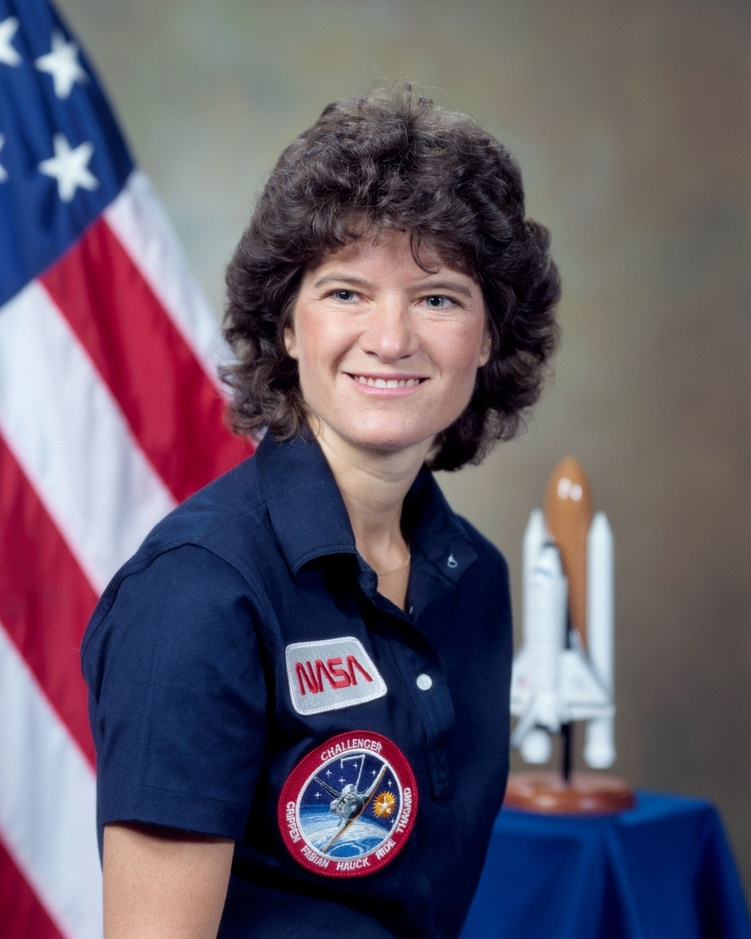
#> input picture assets/sample/sample-portrait.jpg, 751 x 939 px, shrunk from 1120 x 1400 before the run
$ python -i hair.py   (imports and definitions only)   (older library calls are emulated)
#> lines starting #> are read from the running program, lines starting #| are printed output that depends on the picture
"""머리카락·모자처럼 결이 있는 어두운 덩어리를 긴 흐름선으로 다시 그립니다.

선화 모델은 머리카락을 짧은 조각으로 그립니다. 조각을 이어도 한 올의 흐름이 되지 않아,
여기서는 사진의 결 방향(구조 텐서)을 따라 고르게 떨어진 흐름선을 새로 만듭니다
(Jobard & Lefer 1997, Evenly-spaced streamlines; Kang et al. 2007, Coherent line drawing의 흐름장).
덩어리의 윤곽과 모자 접힘선 같은 긴 구조선은 선화에서 그대로 쓰고, 흐름선은 그 선을 넘지 않습니다.
"""

import cv2
import numpy as np

DARK_VALUE = 105         # HSV 명도. 조명 받은 모자 쪽도 포함
TEXTURE_MIN = 0.8       # 사진의 잔결 세기. 니트·머리결은 1 이상, 흐린 배경은 0.4 이하
SPACING_PX = 9.0         # 흐름선 사이 간격 (800px 기준, 종이에서 약 1mm)
MIN_LEN_PX = 22.0
MAX_LEN_PX = 170.0
FLOW_SIGMA = 5.0
STRUCTURE_PX = 70.0      # 이보다 긴 선화 획은 구조선(윤곽·접힘선)으로 남김


# [54 lines left out: functions head_region, hair_mask, not called in this run]


def flow_field(gray, sigma=FLOW_SIGMA):
    """결 방향 (단위 벡터 tx, ty): 밝기 변화가 가장 큰 방향에 수직."""
    g = cv2.GaussianBlur(gray.astype(np.float32), (0, 0), 1.0)
    gx = cv2.Sobel(g, cv2.CV_32F, 1, 0, ksize=3)
    gy = cv2.Sobel(g, cv2.CV_32F, 0, 1, ksize=3)
    jxx = cv2.GaussianBlur(gx * gx, (0, 0), sigma)
    jyy = cv2.GaussianBlur(gy * gy, (0, 0), sigma)
    jxy = cv2.GaussianBlur(gx * gy, (0, 0), sigma)
    theta = 0.5 * np.arctan2(2 * jxy, jxx - jyy) + np.pi / 2
    return np.cos(theta), np.sin(theta)


def _length(s):
    s = np.asarray(s, np.float64)
    return float(np.hypot(*np.diff(s, axis=0).T).sum()) if len(s) > 1 else 0.0


# [70 lines left out: functions _trace, hair_strokes, split_fragments, not called in this run]

>>> import cv2
>>> picture = cv2.imread('../assets/sample/sample-portrait.jpg', cv2.IMREAD_GRAYSCALE)
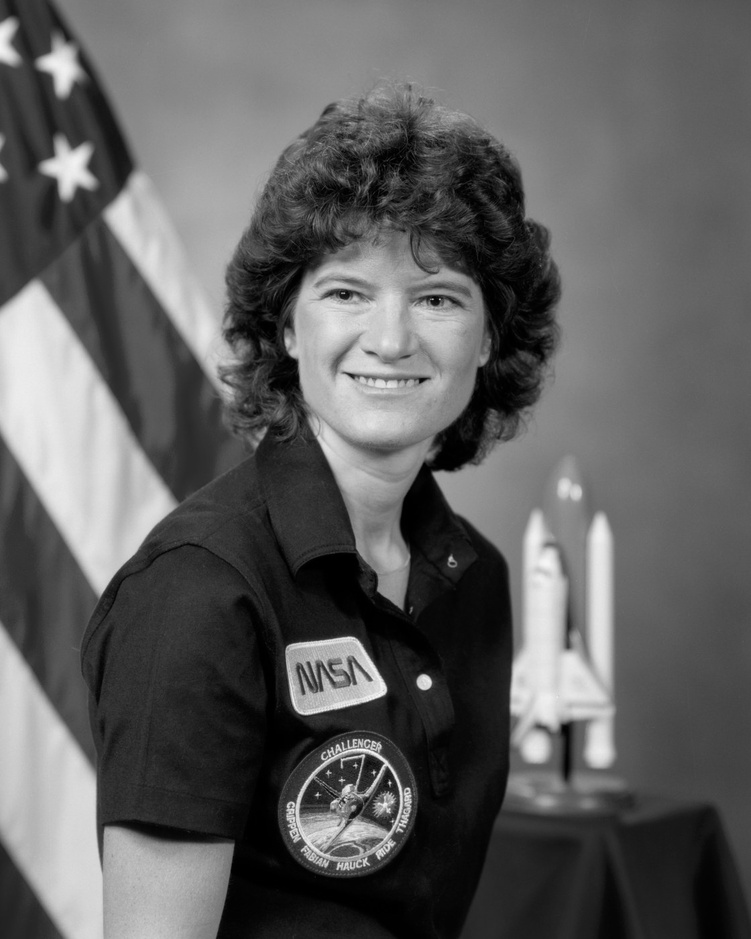
#> picture: shape (939, 751); min 0, max 255, mean 95.3
>>> result = flow_field(picture)
#> in flow_field, `gx = cv2.Sobel(g, cv2.CV_32F, 1, 0, ksize=3)`:
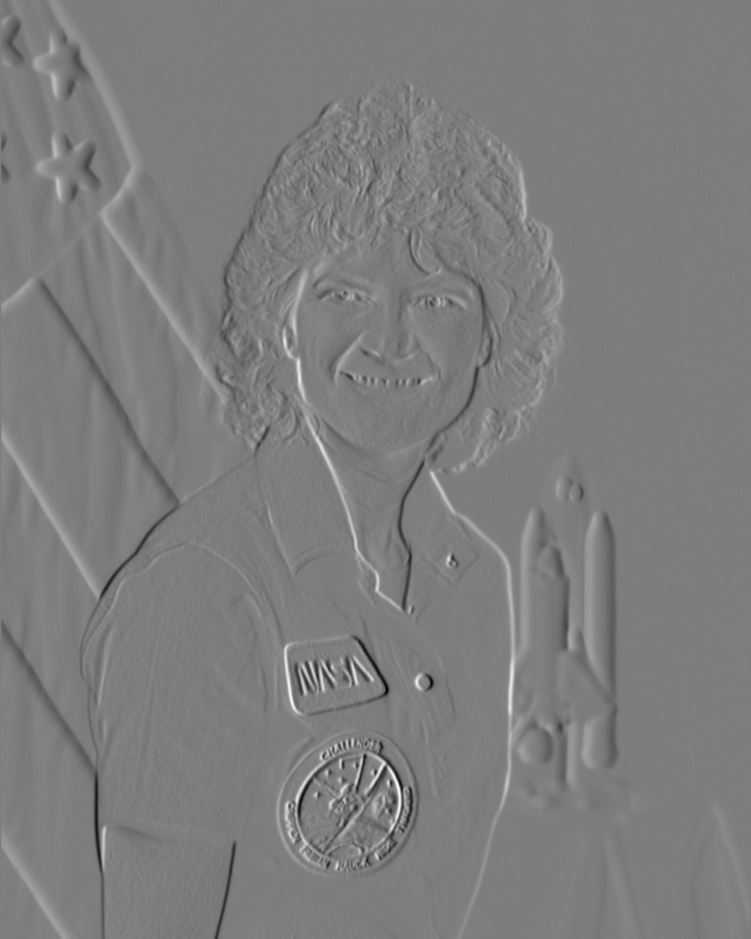
#> gx: shape (939, 751) float32; min -423.4, max 433.5, mean -0.4; drawn with min black and max white
#> in flow_field, `jxx = cv2.GaussianBlur(gx * gx, (0, 0), sigma)`:
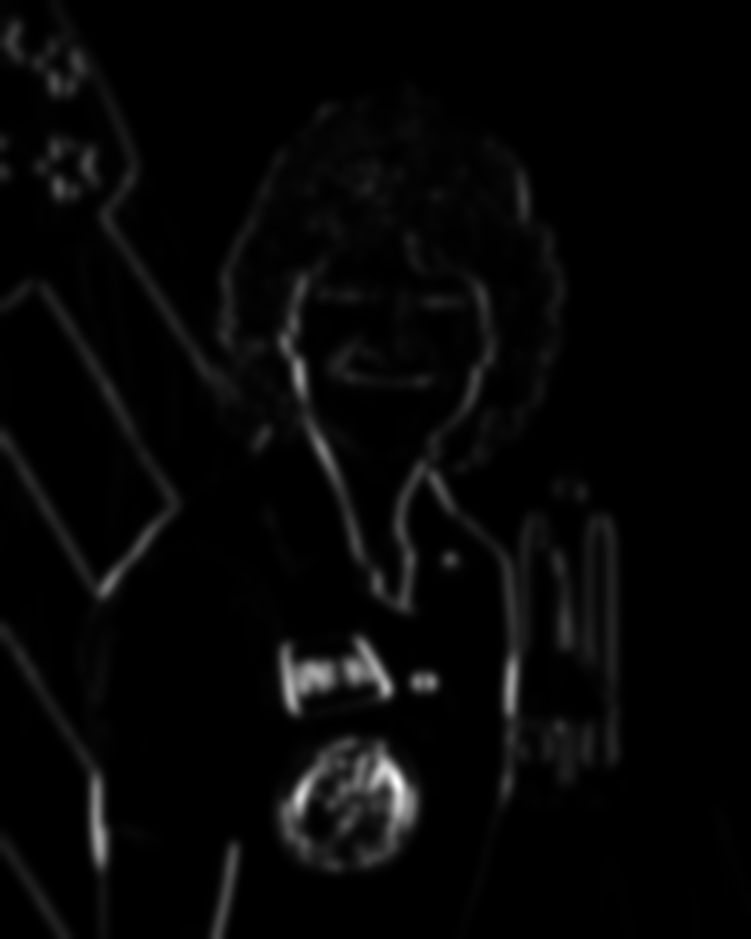
#> jxx: shape (939, 751) float32; min 0.307, max 45405, mean 1209.7; drawn with min black and max white
#> in flow_field, `jyy = cv2.GaussianBlur(gy * gy, (0, 0), sigma)`:
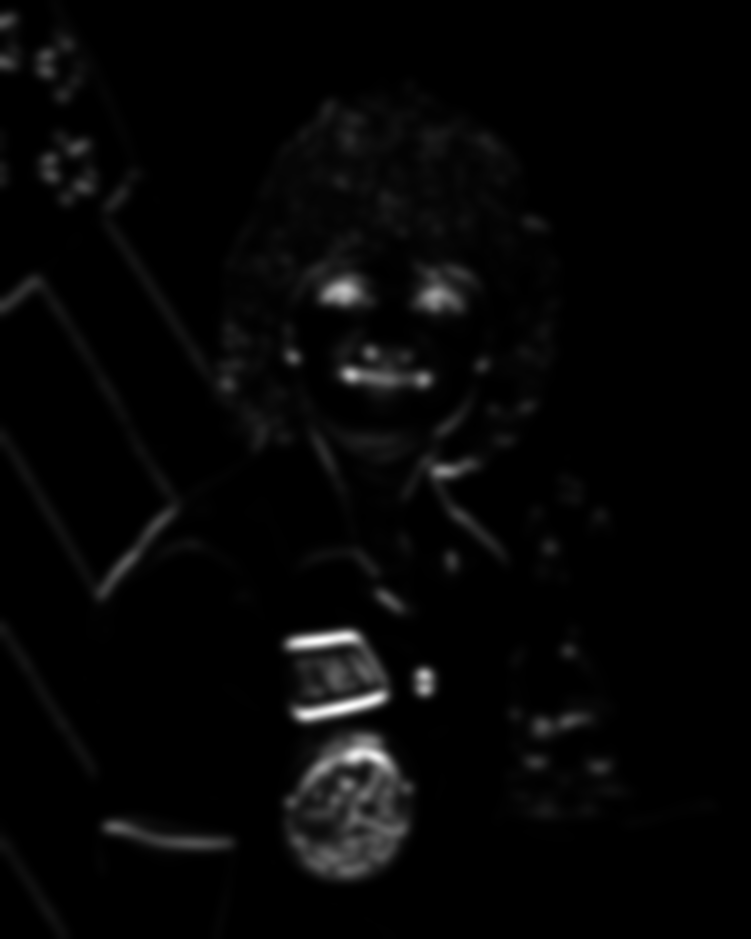
#> jyy: shape (939, 751) float32; min 0.0809, max 35106.3, mean 853.8; drawn with min black and max white
#> in flow_field, `jxy = cv2.GaussianBlur(gx * gy, (0, 0), sigma)`:
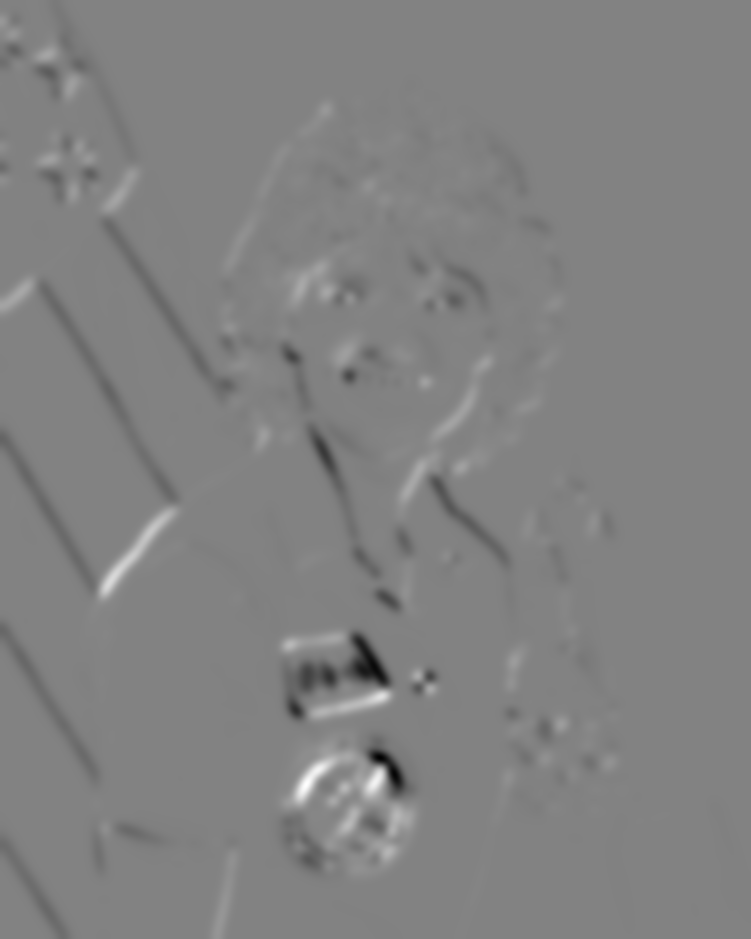
#> jxy: shape (939, 751) float32; min -19033.8, max 18246.3, mean -59.3; drawn with min black and max white
#> in flow_field, `theta = 0.5 * np.arctan2(2 * jxy, jxx - jyy) + np.pi / 2`:
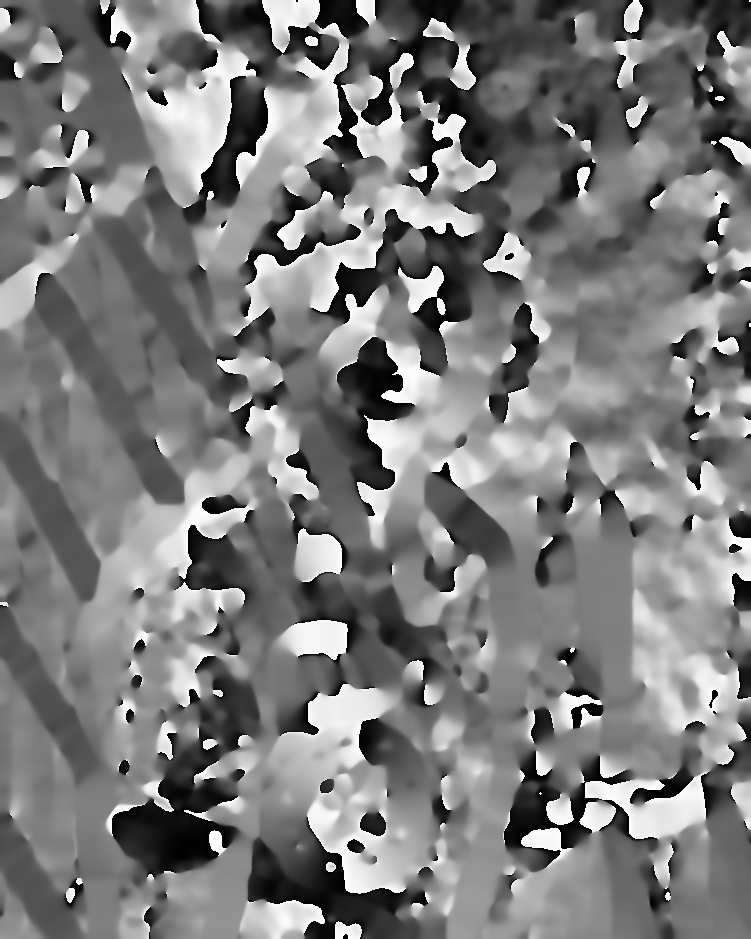
#> theta: shape (939, 751) float32; min 2e-05, max 3.14, mean 1.53; drawn with min black and max white
